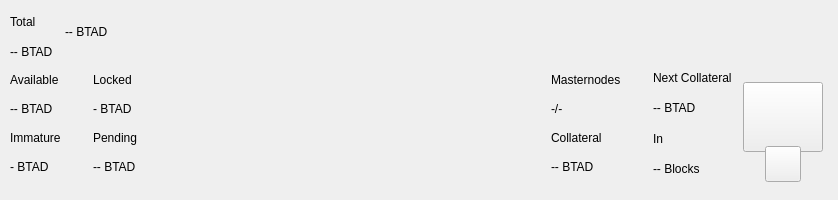
<?xml version="1.0" encoding="UTF-8"?>
<ui version="4.0">
 <class>TopBar</class>
 <widget class="QWidget" name="TopBar">
  <property name="geometry">
   <rect>
    <x>0</x>
    <y>0</y>
    <width>838</width>
    <height>200</height>
   </rect>
  </property>
  <property name="minimumSize">
   <size>
    <width>0</width>
    <height>200</height>
   </size>
  </property>
  <property name="maximumSize">
   <size>
    <width>16777215</width>
    <height>200</height>
   </size>
  </property>
  <property name="windowTitle">
   <string>Form</string>
  </property>
  <layout class="QVBoxLayout" name="verticalLayout_10" stretch="0">
   <property name="spacing">
    <number>0</number>
   </property>
   <property name="leftMargin">
    <number>0</number>
   </property>
   <property name="topMargin">
    <number>0</number>
   </property>
   <property name="rightMargin">
    <number>0</number>
   </property>
   <property name="bottomMargin">
    <number>0</number>
   </property>
   <item>
    <widget class="PFBorderImage" name="containerTop">
     <layout class="QVBoxLayout" name="verticalLayout_11">
      <property name="spacing">
       <number>0</number>
      </property>
      <property name="leftMargin">
       <number>0</number>
      </property>
      <property name="topMargin">
       <number>0</number>
      </property>
      <property name="rightMargin">
       <number>0</number>
      </property>
      <property name="bottomMargin">
       <number>0</number>
      </property>
      <item>
       <widget class="QWidget" name="top_container_2" native="true">
        <property name="minimumSize">
         <size>
          <width>0</width>
          <height>65</height>
         </size>
        </property>
        <layout class="QHBoxLayout" name="top_container">
         <property name="spacing">
          <number>0</number>
         </property>
         <property name="leftMargin">
          <number>10</number>
         </property>
         <property name="topMargin">
          <number>0</number>
         </property>
         <property name="rightMargin">
          <number>10</number>
         </property>
         <property name="bottomMargin">
          <number>0</number>
         </property>
         <item>
          <layout class="QHBoxLayout" name="horizontalLayout_4">
           <property name="spacing">
            <number>12</number>
           </property>
           <property name="rightMargin">
            <number>0</number>
           </property>
           <item>
            <widget class="QWidget" name="widgetAmount" native="true">
             <layout class="QVBoxLayout" name="verticalLayout_2">
              <property name="spacing">
               <number>2</number>
              </property>
              <property name="leftMargin">
               <number>0</number>
              </property>
              <property name="topMargin">
               <number>8</number>
              </property>
              <property name="rightMargin">
               <number>0</number>
              </property>
              <property name="bottomMargin">
               <number>0</number>
              </property>
              <item>
               <widget class="QLabel" name="labelTitle1">
                <property name="text">
                 <string>Total</string>
                </property>
               </widget>
              </item>
              <item>
               <widget class="QLabel" name="labelAmountPiv">
                <property name="text">
                 <string notr="true">-- BTAD</string>
                </property>
               </widget>
              </item>
             </layout>
            </widget>
           </item>
           <item alignment="Qt::AlignVCenter">
            <widget class="QWidget" name="widgetTopAmount" native="true">
             <property name="sizePolicy">
              <sizepolicy hsizetype="Preferred" vsizetype="Maximum">
               <horstretch>0</horstretch>
               <verstretch>0</verstretch>
              </sizepolicy>
             </property>
             <layout class="QHBoxLayout" name="horizontalLayout_5">
              <property name="spacing">
               <number>0</number>
              </property>
              <property name="leftMargin">
               <number>0</number>
              </property>
              <property name="topMargin">
               <number>0</number>
              </property>
              <property name="rightMargin">
               <number>0</number>
              </property>
              <property name="bottomMargin">
               <number>0</number>
              </property>
              <item alignment="Qt::AlignTop">
               <widget class="QLabel" name="labelAmountTopPiv">
                <property name="minimumSize">
                 <size>
                  <width>0</width>
                  <height>36</height>
                 </size>
                </property>
                <property name="styleSheet">
                 <string notr="true">padding:0px;margin:0px;</string>
                </property>
                <property name="text">
                 <string notr="true">-- BTAD</string>
                </property>
               </widget>
              </item>
             </layout>
            </widget>
           </item>
           <item>
            <spacer name="horizontalSpacer">
             <property name="orientation">
              <enum>Qt::Horizontal</enum>
             </property>
             <property name="sizeHint" stdset="0">
              <size>
               <width>40</width>
               <height>20</height>
              </size>
             </property>
            </spacer>
           </item>
           <item alignment="Qt::AlignRight">
            <widget class="QWidget" name="layoutSync" native="true">
             <property name="minimumSize">
              <size>
               <width>0</width>
               <height>36</height>
              </size>
             </property>
             <property name="maximumSize">
              <size>
               <width>16777215</width>
               <height>36</height>
              </size>
             </property>
             <layout class="QVBoxLayout" name="verticalLayout_9">
              <property name="leftMargin">
               <number>0</number>
              </property>
              <property name="topMargin">
               <number>0</number>
              </property>
              <property name="rightMargin">
               <number>0</number>
              </property>
              <property name="bottomMargin">
               <number>0</number>
              </property>
              <item>
               <widget class="ExpandableButton" name="pushButtonSync" native="true">
                <property name="minimumSize">
                 <size>
                  <width>36</width>
                  <height>36</height>
                 </size>
                </property>
                <property name="maximumSize">
                 <size>
                  <width>16777215</width>
                  <height>36</height>
                 </size>
                </property>
               </widget>
              </item>
             </layout>
            </widget>
           </item>
           <item>
            <widget class="ExpandableButton" name="pushButtonHDUpgrade" native="true">
             <property name="minimumSize">
              <size>
               <width>36</width>
               <height>36</height>
              </size>
             </property>
             <property name="maximumSize">
              <size>
               <width>16777215</width>
               <height>36</height>
              </size>
             </property>
            </widget>
           </item>
           <item>
            <widget class="ExpandableButton" name="pushButtonStack" native="true">
             <property name="minimumSize">
              <size>
               <width>36</width>
               <height>36</height>
              </size>
             </property>
             <property name="maximumSize">
              <size>
               <width>16777215</width>
               <height>36</height>
              </size>
             </property>
            </widget>
           </item>
           <item>
            <widget class="ExpandableButton" name="pushButtonConf" native="true">
             <property name="minimumSize">
              <size>
               <width>36</width>
               <height>36</height>
              </size>
             </property>
             <property name="maximumSize">
              <size>
               <width>16777215</width>
               <height>36</height>
              </size>
             </property>
            </widget>
           </item>
           <item>
            <widget class="ExpandableButton" name="pushButtonMasternodes" native="true">
             <property name="minimumSize">
              <size>
               <width>36</width>
               <height>36</height>
              </size>
             </property>
             <property name="maximumSize">
              <size>
               <width>16777215</width>
               <height>36</height>
              </size>
             </property>
            </widget>
           </item>
           <item>
            <widget class="ExpandableButton" name="pushButtonConsole" native="true">
             <property name="minimumSize">
              <size>
               <width>36</width>
               <height>36</height>
              </size>
             </property>
             <property name="maximumSize">
              <size>
               <width>16777215</width>
               <height>36</height>
              </size>
             </property>
            </widget>
           </item>
           <item>
            <widget class="ExpandableButton" name="pushButtonConnection" native="true">
             <property name="minimumSize">
              <size>
               <width>36</width>
               <height>36</height>
              </size>
             </property>
             <property name="maximumSize">
              <size>
               <width>16777215</width>
               <height>36</height>
              </size>
             </property>
            </widget>
           </item>
           <item>
            <widget class="ExpandableButton" name="pushButtonTor" native="true">
             <property name="minimumSize">
              <size>
               <width>36</width>
               <height>36</height>
              </size>
             </property>
             <property name="maximumSize">
              <size>
               <width>16777215</width>
               <height>36</height>
              </size>
             </property>
            </widget>
           </item>
           <item>
            <widget class="ExpandableButton" name="pushButtonLock" native="true">
             <property name="sizePolicy">
              <sizepolicy hsizetype="Expanding" vsizetype="Expanding">
               <horstretch>0</horstretch>
               <verstretch>0</verstretch>
              </sizepolicy>
             </property>
             <property name="minimumSize">
              <size>
               <width>36</width>
               <height>0</height>
              </size>
             </property>
             <property name="maximumSize">
              <size>
               <width>16777215</width>
               <height>36</height>
              </size>
             </property>
            </widget>
           </item>
           <item>
            <widget class="ExpandableButton" name="pushButtonTheme" native="true">
             <property name="minimumSize">
              <size>
               <width>36</width>
               <height>36</height>
              </size>
             </property>
             <property name="maximumSize">
              <size>
               <width>16777215</width>
               <height>36</height>
              </size>
             </property>
            </widget>
           </item>
           <item>
            <widget class="ExpandableButton" name="pushButtonFAQ" native="true">
             <property name="minimumSize">
              <size>
               <width>36</width>
               <height>36</height>
              </size>
             </property>
             <property name="maximumSize">
              <size>
               <width>16777215</width>
               <height>36</height>
              </size>
             </property>
            </widget>
           </item>
          </layout>
         </item>
        </layout>
       </widget>
      </item>
      <item>
       <widget class="QWidget" name="bottom_container" native="true">
        <property name="minimumSize">
         <size>
          <width>0</width>
          <height>135</height>
         </size>
        </property>
        <layout class="QHBoxLayout" name="botton_container">
         <property name="leftMargin">
          <number>10</number>
         </property>
         <property name="topMargin">
          <number>0</number>
         </property>
         <property name="rightMargin">
          <number>10</number>
         </property>
         <property name="bottomMargin">
          <number>10</number>
         </property>
         <item>
          <layout class="QHBoxLayout" name="horizontalLayout_3">
           <property name="spacing">
            <number>0</number>
           </property>
           <property name="bottomMargin">
            <number>9</number>
           </property>
           <item>
            <layout class="QVBoxLayout" name="verticalLayout_7">
             <property name="spacing">
              <number>0</number>
             </property>
             <property name="leftMargin">
              <number>0</number>
             </property>
             <property name="rightMargin">
              <number>0</number>
             </property>
             <item>
              <layout class="QHBoxLayout" name="horizontalLayout_2">
               <property name="spacing">
                <number>0</number>
               </property>
               <item>
                <layout class="QVBoxLayout" name="verticalLayout_6">
                 <item>
                  <widget class="QLabel" name="labelTitle5">
                   <property name="text">
                    <string>Available</string>
                   </property>
                  </widget>
                 </item>
                 <item>
                  <widget class="QLabel" name="labelAvailablePiv">
                   <property name="text">
                    <string>-- BTAD</string>
                   </property>
                  </widget>
                 </item>
                 <item>
                  <widget class="QLabel" name="labelTitle4">
                   <property name="text">
                    <string>Immature</string>
                   </property>
                  </widget>
                 </item>
                 <item>
                  <widget class="QLabel" name="labelImmaturePiv">
                   <property name="text">
                    <string notr="true">- BTAD</string>
                   </property>
                  </widget>
                 </item>
                </layout>
               </item>
               <item>
                <layout class="QVBoxLayout" name="verticalLayout_8">
                 <property name="leftMargin">
                  <number>32</number>
                 </property>
                 <item>
                  <widget class="QLabel" name="labelTitle6">
                   <property name="text">
                    <string>Locked</string>
                   </property>
                  </widget>
                 </item>
                 <item>
                  <widget class="QLabel" name="labelLockedPiv">
                   <property name="text">
                    <string>- BTAD</string>
                   </property>
                  </widget>
                 </item>
                 <item>
                  <widget class="QLabel" name="labelTitle3">
                   <property name="text">
                    <string>Pending</string>
                   </property>
                  </widget>
                 </item>
                 <item>
                  <widget class="QLabel" name="labelPendingPiv">
                   <property name="text">
                    <string notr="true">-- BTAD</string>
                   </property>
                  </widget>
                 </item>
                </layout>
               </item>
              </layout>
             </item>
            </layout>
           </item>
          </layout>
         </item>
         <item>
          <spacer name="horizontalSpacer_2">
           <property name="orientation">
            <enum>Qt::Horizontal</enum>
           </property>
           <property name="sizeHint" stdset="0">
            <size>
             <width>40</width>
             <height>20</height>
            </size>
           </property>
          </spacer>
         </item>
         <item>
          <layout class="QHBoxLayout" name="horizontalLayout_6">
           <property name="spacing">
            <number>0</number>
           </property>
           <property name="rightMargin">
            <number>0</number>
           </property>
           <property name="bottomMargin">
            <number>9</number>
           </property>
           <item>
            <layout class="QVBoxLayout" name="verticalLayout_5">
             <item>
              <widget class="QLabel" name="labelMasternodesTitle">
               <property name="text">
                <string>Masternodes</string>
               </property>
              </widget>
             </item>
             <item>
              <widget class="QLabel" name="labelMasternodeCount">
               <property name="text">
                <string>-/-</string>
               </property>
              </widget>
             </item>
             <item>
              <widget class="QLabel" name="labelTitle8">
               <property name="text">
                <string>Collateral</string>
               </property>
              </widget>
             </item>
             <item>
              <widget class="QLabel" name="labelCollateralPiv">
               <property name="text">
                <string notr="true">-- BTAD</string>
               </property>
              </widget>
             </item>
            </layout>
           </item>
           <item>
            <widget class="QWidget" name="widgetNextCollateral" native="true">
             <layout class="QVBoxLayout" name="verticalLayout_12">
              <property name="leftMargin">
               <number>32</number>
              </property>
              <property name="topMargin">
               <number>0</number>
              </property>
              <property name="rightMargin">
               <number>0</number>
              </property>
              <property name="bottomMargin">
               <number>0</number>
              </property>
              <item>
               <widget class="QLabel" name="labelNextMasternodesTitle">
                <property name="text">
                 <string>Next Collateral</string>
                </property>
               </widget>
              </item>
              <item>
               <widget class="QLabel" name="labelNextCollateralValue">
                <property name="text">
                 <string>-- BTAD</string>
                </property>
               </widget>
              </item>
              <item>
               <widget class="QLabel" name="labelTitle9">
                <property name="text">
                 <string>In</string>
                </property>
               </widget>
              </item>
              <item>
               <widget class="QLabel" name="labelNextCollateralBlocks">
                <property name="text">
                 <string notr="true">-- Blocks</string>
                </property>
               </widget>
              </item>
             </layout>
            </widget>
           </item>
          </layout>
         </item>
         <item>
          <widget class="QWidget" name="qrContainer" native="true">
           <property name="sizePolicy">
            <sizepolicy hsizetype="Preferred" vsizetype="Minimum">
             <horstretch>0</horstretch>
             <verstretch>0</verstretch>
            </sizepolicy>
           </property>
           <property name="minimumSize">
            <size>
             <width>90</width>
             <height>110</height>
            </size>
           </property>
           <property name="maximumSize">
            <size>
             <width>90</width>
             <height>110</height>
            </size>
           </property>
           <layout class="QVBoxLayout" name="containerQR">
            <property name="spacing">
             <number>0</number>
            </property>
            <property name="leftMargin">
             <number>5</number>
            </property>
            <property name="topMargin">
             <number>10</number>
            </property>
            <property name="rightMargin">
             <number>5</number>
            </property>
            <property name="bottomMargin">
             <number>0</number>
            </property>
            <item>
             <widget class="QPushButton" name="btnQr">
              <property name="minimumSize">
               <size>
                <width>70</width>
                <height>70</height>
               </size>
              </property>
              <property name="maximumSize">
               <size>
                <width>16777215</width>
                <height>70</height>
               </size>
              </property>
              <property name="focusPolicy">
               <enum>Qt::NoFocus</enum>
              </property>
              <property name="text">
               <string/>
              </property>
              <property name="iconSize">
               <size>
                <width>70</width>
                <height>70</height>
               </size>
              </property>
             </widget>
            </item>
            <item>
             <spacer name="verticalSpacer">
              <property name="orientation">
               <enum>Qt::Vertical</enum>
              </property>
              <property name="sizeType">
               <enum>QSizePolicy::Fixed</enum>
              </property>
              <property name="sizeHint" stdset="0">
               <size>
                <width>20</width>
                <height>20</height>
               </size>
              </property>
             </spacer>
            </item>
            <item alignment="Qt::AlignHCenter|Qt::AlignBottom">
             <widget class="QPushButton" name="pushButtonQR">
              <property name="minimumSize">
               <size>
                <width>36</width>
                <height>36</height>
               </size>
              </property>
              <property name="maximumSize">
               <size>
                <width>36</width>
                <height>36</height>
               </size>
              </property>
              <property name="focusPolicy">
               <enum>Qt::NoFocus</enum>
              </property>
              <property name="text">
               <string/>
              </property>
             </widget>
            </item>
           </layout>
          </widget>
         </item>
        </layout>
       </widget>
      </item>
     </layout>
    </widget>
   </item>
  </layout>
 </widget>
 <customwidgets>
  <customwidget>
   <class>ExpandableButton</class>
   <extends>QWidget</extends>
   <header>qt/pivx/expandablebutton.h</header>
   <container>1</container>
  </customwidget>
  <customwidget>
   <class>PFBorderImage</class>
   <extends>QFrame</extends>
   <header>qt/pivx/pfborderimage.h</header>
   <container>1</container>
  </customwidget>
 </customwidgets>
 <resources/>
 <connections/>
</ui>
